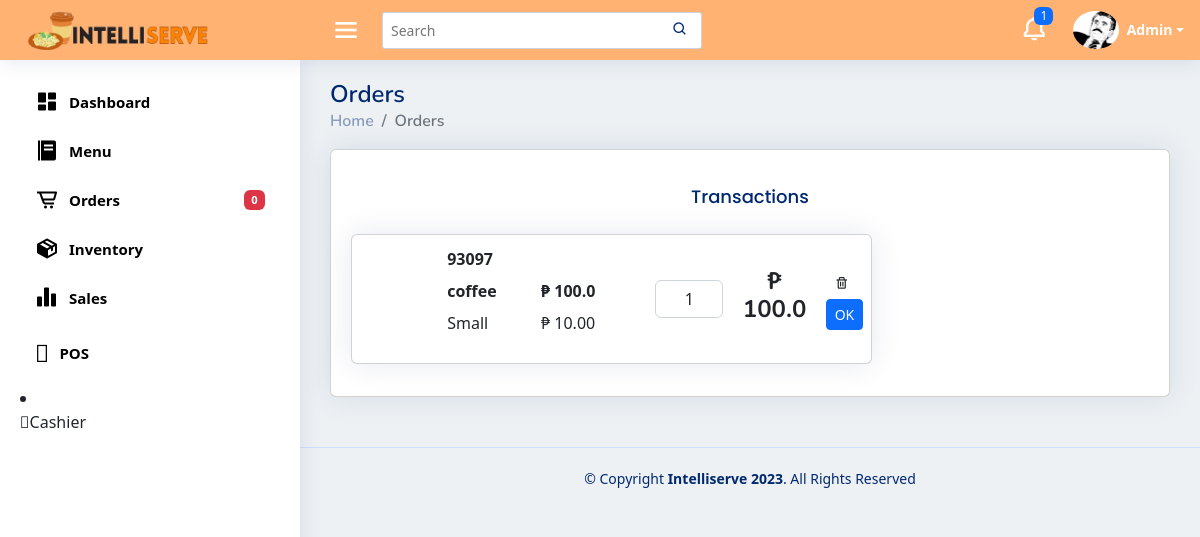
/order, run on the app's committed database.
### pos/models.py (models this page shows, shortened)
class buyItem(models.Model):
    buyName= models.CharField (max_length=255, null=True, blank=True)
    buySize = models.CharField(max_length=15, null=True, blank=True)
    buyQuantityMenu = models.PositiveIntegerField (null=True, blank=True)
    buyPrice = models.FloatField (null=True, blank=True)
    buyAddOns1 = models.CharField (max_length=255, null=True, blank=True)
    buyAddOns2 = models.CharField (max_length=255, null=True, blank=True)
    buyAddOns3 = models.CharField (max_length=255, null=True, blank=True)
    buyAddOns4 = models.CharField (max_length=255, null=True, blank=True)
    buyAddOns5 = models.CharField (max_length=255, null=True, blank=True)
    buyQuantityAO1 = models.PositiveIntegerField (null=True, blank=True)
    buyQuantityAO2 = models.PositiveIntegerField (null=True, blank=True)
    buyQuantityAO3 = models.PositiveIntegerField (null=True, blank=True)
    buyQuantityAO4 = models.PositiveIntegerField (null=True, blank=True)
    buyQuantityAO5 = models.PositiveIntegerField (null=True, blank=True)
    menuAOPrice1 = models.FloatField(default=0,null=True, blank=True)
    menuAOPrice2 = models.FloatField(default=0,null=True, blank=True)
    menuAOPrice3 = models.FloatField(default=0,null=True, blank=True)
    menuAOPrice4 = models.FloatField(default=0,null=True, blank=True)
    menuAOPrice5 = models.FloatField(default=0,null=True, blank=True)
    buyingredient1 = models.CharField (max_length=255, null=True, blank=True)
    buyingredient2 = models.CharField (max_length=255, null=True, blank=True)
    buyingredient3 = models.CharField (max_length=255, null=True, blank=True)
    buyingredient4 = models.CharField (max_length=255, null=True, blank=True)
    buyingredient5 = models.CharField (max_length=255, null=True, blank=True)
    buyingredient6 = models.CharField (max_length=255, null=True, blank=True)
    buyingredient7 = models.CharField (max_length=255, null=True, blank=True)
    buyingredient8 = models.CharField (max_length=255, null=True, blank=True)
    buyingredient9 = models.CharField (max_length=255, null=True, blank=True)
    buyingredient10 = models.CharField (max_length=255, null=True, blank=True)
    buyQuantityIng1 = models.PositiveIntegerField (null=True, blank=True)
    buyQuantityIng2 = models.PositiveIntegerField (null=True, blank=True)
    buyQuantityIng3 = models.PositiveIntegerField (null=True, blank=True)
    buyQuantityIng4 = models.PositiveIntegerField (null=True, blank=True)
    buyQuantityIng5 = models.PositiveIntegerField (null=True, blank=True)
    buyQuantityIng6 = models.PositiveIntegerField (null=True, blank=True)
    buyQuantityIng7 = models.PositiveIntegerField (null=True, blank=True)
    buyQuantityIng8 = models.PositiveIntegerField (null=True, blank=True)
    buyQuantityIng9 = models.PositiveIntegerField (null=True, blank=True)
    buyQuantityIng10 = models.PositiveIntegerField (null=True, blank=True)
    transaction = models.BooleanField(default=False)
    buyOrBought = models.BooleanField(default=False)
    DoneOrder = models.BooleanField(default=False)
    payment_method = models.CharField(max_length=255, choices=PAYMENT_CHOICES, null=True, blank=True)
    DineIn_Out = models.CharField(max_length=255, choices=IN_OUT, null=True, blank=True)
    AllPayment = models.FloatField(null=True, blank=True)
    tenderedPayment = models.FloatField(null=True, blank=True)
    orderNumber = models.PositiveIntegerField (null=True, blank=True)
    dateordered = models.DateTimeField (null=True, blank=True)
    priceSize = models.FloatField( null=True, blank=True)

### pos/views.py (the view)
# urls.py: path('order', views.order, name='order'),
def order(request):
    buyitemform = BuyItemForms()
    stocks = Stocks.objects.first()
    menuDrinks = MenuDrinks.objects.all()
    menuCategory = MenuCategory.objects.all()
    buyitem = buyItem.objects.all()
    total_price = calculate_total_price(buyitem)
    context = {
        'buyitemform': buyitemform,
        'stocks': stocks,
        'menuDrinks': menuDrinks,
        'menuCategory': menuCategory,
        'buyitem': buyitem,
        'total_price': total_price
    }
    return render(request, 'order.html', context)

### pos/views.py (called while the page is built)
def calculate_total_price(buyitem):
    total = 0
    for item in buyitem:
        if not item.transaction and item.total_price:
            total += item.total_price
    rounded_total = round(total, 2)
    return rounded_total

### pos/templates/order.html (shortened to what this page needs)
{% extends "base.html" %}
{% block content %}
    <div class="pagetitle">
      <h1>Orders</h1>
      <nav>
        <ol class="breadcrumb">
          <li class="breadcrumb-item"><a href="/templates/index.html">Home</a></li>
          <li class="breadcrumb-item active">Orders</li>
        </ol>
      </nav>
    </div>
    <section class="section dashboard">
      <div class="row">
        <div class="col-lg-12 col-sm-12">
          <div class="card">
            <div class="card-body">
              <h5 class="card-title text-center">Transactions</h5>
              {% for cart in buyitem %}
              {% if cart.buyOrBought and not cart.DoneOrder %}
                <div class="row">
                  <div class="col-8">
                    <div class="d-block order-card">
                      <div class="card mb-3 m-1">
                        <div class="row g-1">
                          <div class="col-12">
                            <div class="card-body mb-0 p-0">
                              <table class="table table-responsive table-borderless mb-0 p-0">
                                <tbody>
                                  <tr>
                                    <td class="col-2" style="vertical-align: middle;">
                                    </td>
                                    <td class="col-5">
                                      <table class="table nested-table table-sm table-borderless p-0">
                                        <tbody>
                                          <tr>
                                            <td>
                                              <strong>{{ cart.orderNumber }}</strong>
                                            </td>
                                          </tr>
                                          <tr>
                                            <td class="main-menu">
                                              <strong>{{ cart.buyName }}</strong>
                                            </td>
                                            <td class="main-menu-price">
                                              <strong>&#8369; {{ cart.buyPrice }}</strong>
                                            </td>
                                          </tr>
                                          <tr>
                                            <td class="td-text">{{ cart.buySize }}</td>
                                            <td class="td-text">&#8369; 10.00</td>
                                          </tr>
                                        </tbody>
                                      </table>
                                    </td>
                                    <td class="col-2" style="vertical-align: middle;">
                                      <div class="input-group my-auto">
                                        <input class="form-control" style="text-align: center;" value="{{ cart.buyQuantityMenu }}"
                                          readonly>
                                      </div>
                                    </td>
                                    <td class="col-2 text-center total-price" style="vertical-align: middle;">
                                      <h4><strong>&#8369; {{ cart.AllPayment }}</strong></h4>
                                    </td>
                                    <td class="col-1" style="vertical-align: middle;">
                                      <button class="btn btn-sm delete-btn" data-bs-toggle="modal"
                                        data-bs-target="#deletemodal"><i class='bx bx-trash'></i></button>
                                      {% url 'pos:update_done_order' cart.pk as update_done_order_url %}
                                      <button type="button" class="btn btn-primary btn-sm"
                                        onclick="location.href='{{ update_done_order_url }}'">OK</button>
                                    </td>
                                  </tr>
                                </tbody>
                              </table>
                            </div>
                          </div>
                        </div>
                      </div>
                    </div>
                  </div>
                </div>
              {% endif %}
            {% endfor %}
            </div>
          </div>
        </div>
      </div>
    </section>
    {% endblock content %}

### pos/static/style.css (style rules this page uses)
:root { scroll-behavior: smooth; }
body { font-family: "Open Sans", sans-serif; background-color: #EDF1F4 !important; }
a { color: #4154f1; text-decoration: none; }
h1, h2, h3, h4, h5, h6 { font-family: "Nunito", sans-serif; }
.pagetitle { margin-bottom: 10px; }
.pagetitle h1 { font-size: 24px; margin-bottom: 0; font-weight: 600; color: #012970; }
.card { margin-bottom: 30px; border: none; border-radius: 5px; box-shadow: 0px 0 30px rgba(1, 41, 112, 0.1); }
.card-title { padding: 20px 0 15px 0; font-size: 18px; font-weight: 500; color: #012970; font-family: "Poppins", sans-serif; }
.card-body { padding: 0 20px 20px 20px; }
.breadcrumb { font-size: 14px; font-family: "Nunito", sans-serif; color: #899bbd; font-weight: 600; }
.breadcrumb a { color: #899bbd; transition: 0.3s; text-decoration: none; }
.breadcrumb .breadcrumb-item::before { color: #899bbd; }
.breadcrumb .active { color: #51678f; font-weight: 600; }

### data on the page
buyItem: orderNumber "93097", buyName "coffee", buyPrice "100.0", buySize "Small", buyQuantityMenu "1", AllPayment "100.0"

### other printed values
{{ cart_items|length }} "0"
